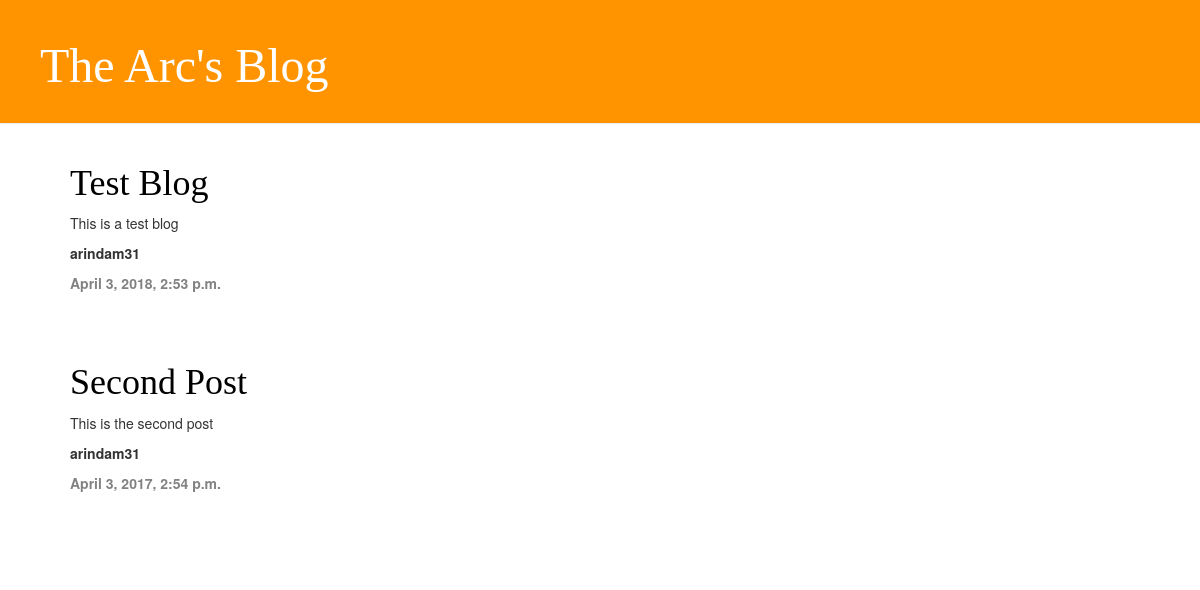
The app's page /, older data.
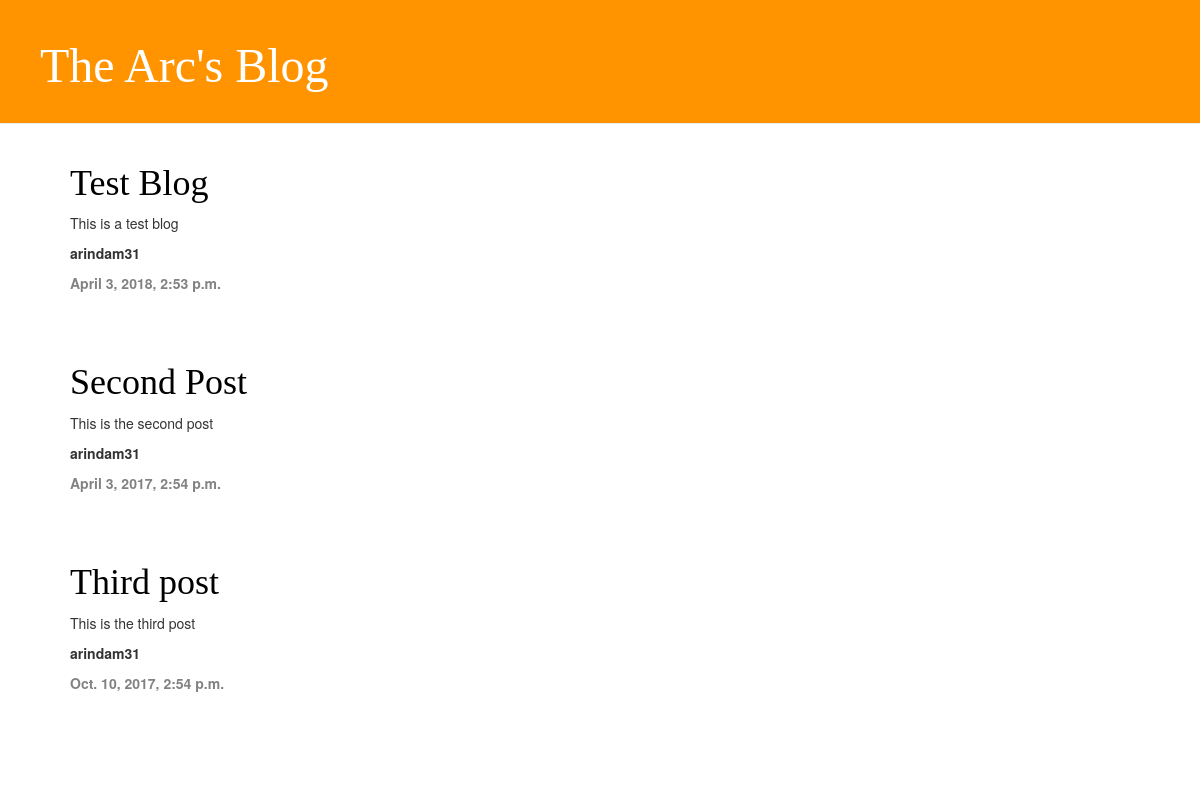
The same page, newer data.
### blog/models.py (models this page shows, shortened)
class Post(models.Model):
	author = models.ForeignKey('auth.User', on_delete=models.CASCADE)
	title = models.CharField(max_length=200)
	text = RichTextField()
	created_date = models.DateTimeField(default=timezone.now)
	published_date = models.DateTimeField(blank=True, null=True)

### blog/views.py (the view)
# urls.py: url(r'^$', views.post_list, name='post_list'),
def post_list(request):
    posts =models.Post.objects.filter(created_date__lte=timezone.now()).order_by('published_date')
    return render(request, 'blog/post_list.html', {'posts':posts})

### blog/templates/blog/post_list.html
{% extends 'blog/base.html' %}
{% block content %}
        {% for post in posts %}
            <div class="post">
		    <h1><a href="{% url 'post_details' post.pk %}">{{ post.title }}</a> </h1>
                <p>{{ post.text| safe | linebreaksbr }} </p>
                <p><strong>{{ post.author }}</strong></p>
                <div class="date">
                    <p><strong>{{ post.created_date }}</strong></p>
                </div>
            </div>
        {% endfor %}
{% endblock %}

Row changes from the older to the newer data that the page shows:
now on this page (row edited): Post: title "Third post", text "This is the third post", author "arindam31", created_date "Oct. 10, 2017, 2:54 p.m."
